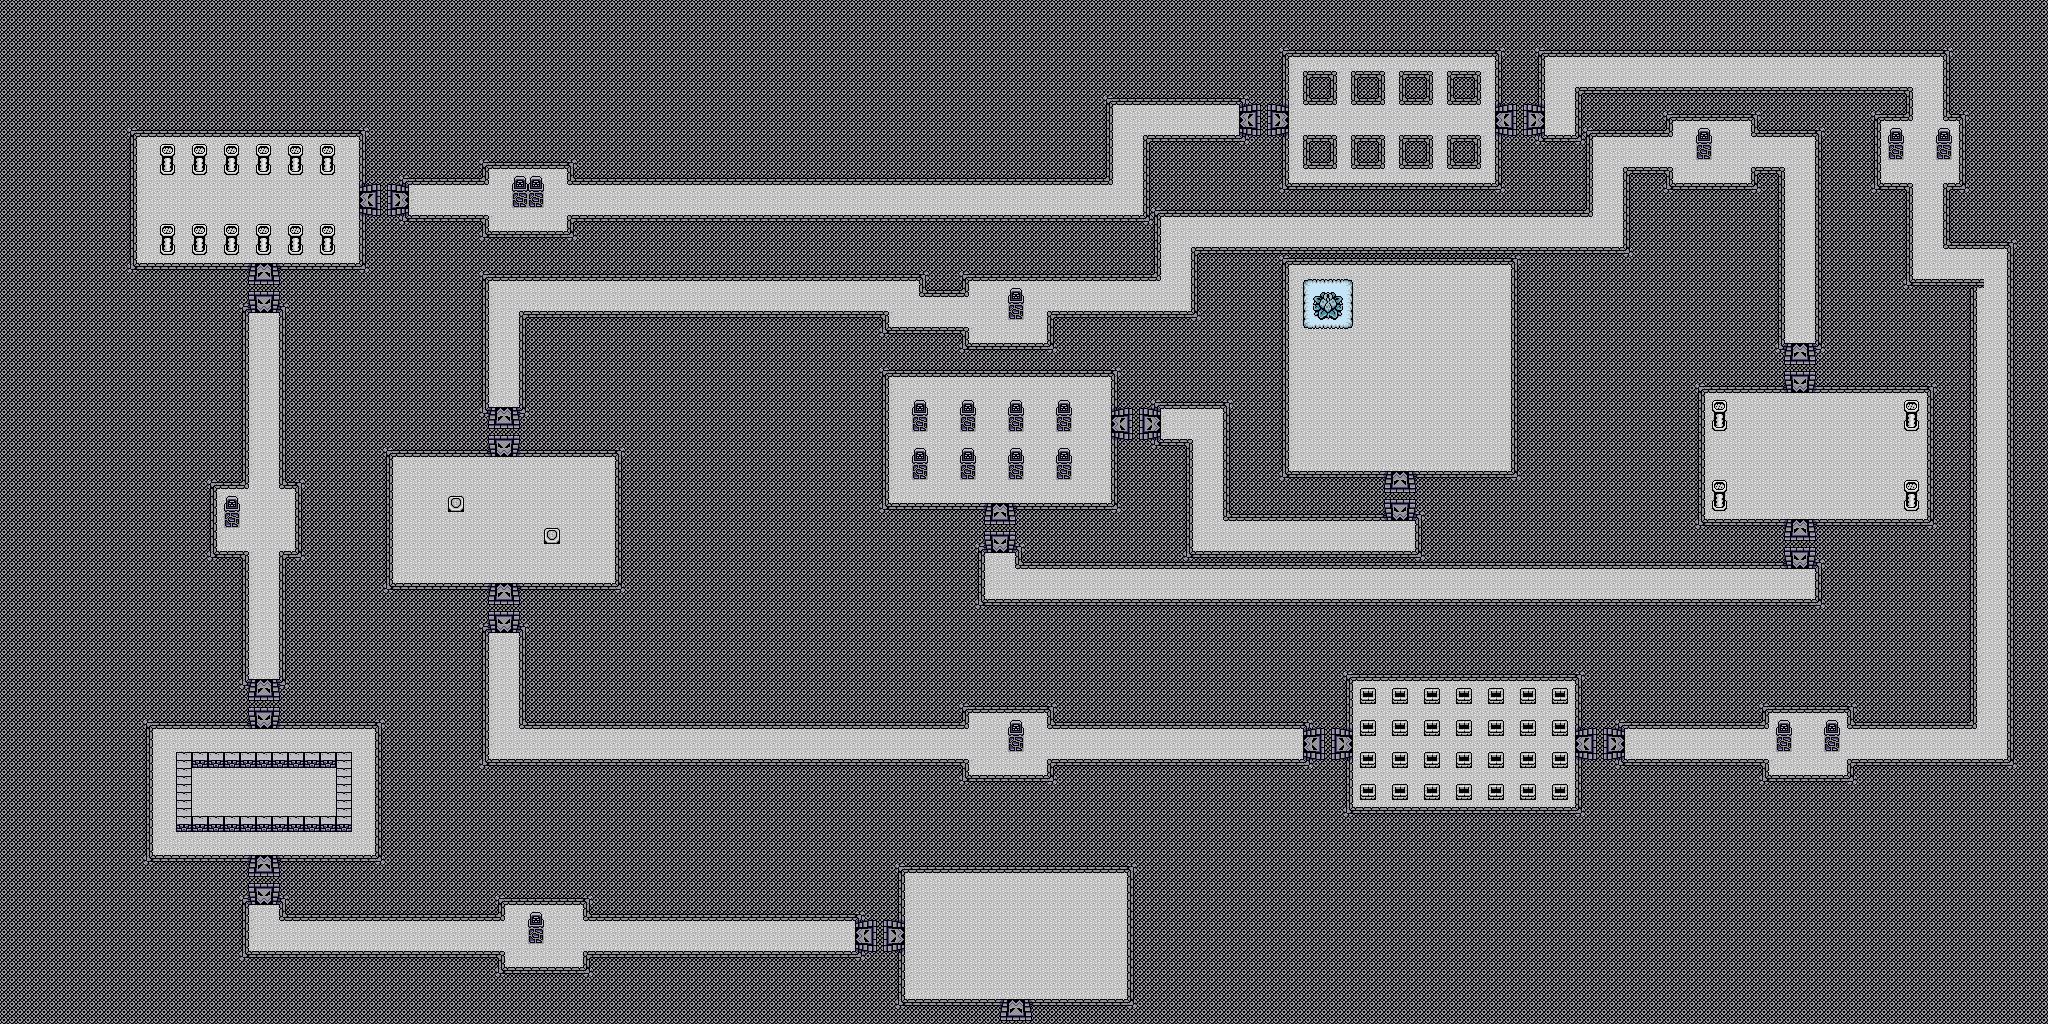

The image is a tile-based game level rendered from a .tmx file. Its description and source (layers, tilesets, objects; grid data summarised) follow:
An orthogonal 128x64 tile map with 16x16 px tiles, 1 tile layer (Tile Layer 1).

<map version="1.2" tiledversion="1.3.2" orientation="orthogonal" renderorder="right-down" compressionlevel="0" width="128" height="64" tilewidth="16" tileheight="16" infinite="0" nextlayerid="2" nextobjectid="15">
 <tileset firstgid="1" source="tiles.tsx" />
 <layer id="1" name="Tile Layer 1" width="128" height="64">
  <data>[8192 cells, 8192 non-empty, 83 distinct tile ids]</data>
 </layer>
</map>
